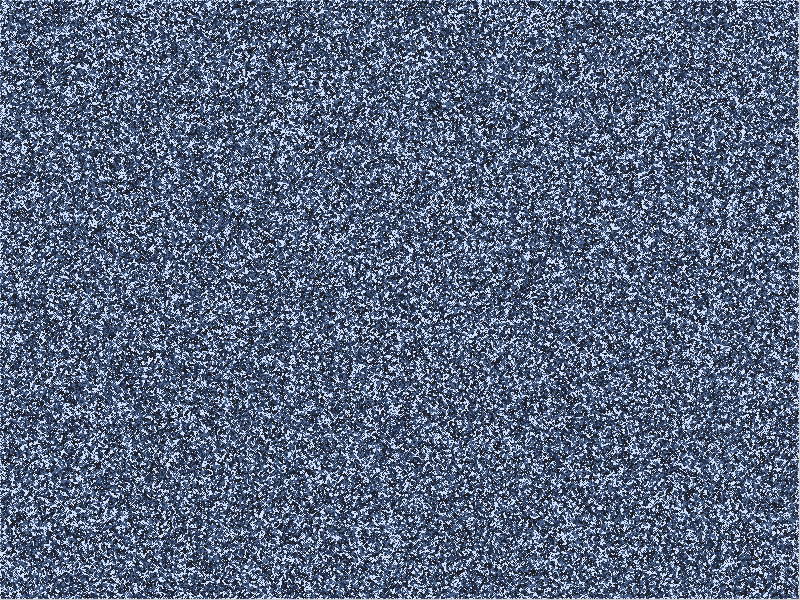
Frame 1 (no input)
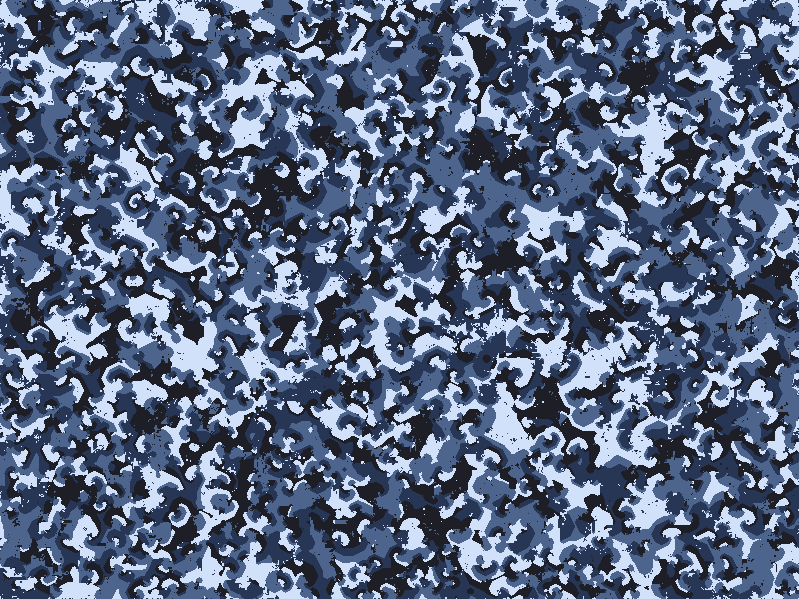
Frame 60 (the mouse pressed at the canvas centre just before this capture)
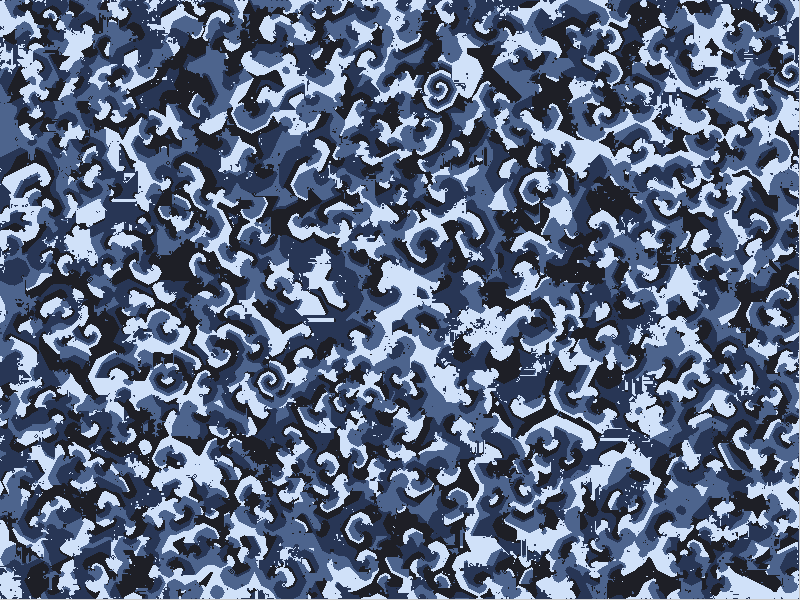
Frame 120 (the mouse held since frame 60 and released just before this capture)

The Processing sketch that drew these frames (run headless with seeded random() and noise(); from frame 60 on, the mouse is pressed at the canvas centre):

// Processing sketch: Cyclic
// ── Cyclic.pde


color[] STATES = {
  //#ffffff,
  #d0e1f9,
  #4d648d,
  #283655,
  #1e1f26
};

int THRESHOLD = 3;

int[][] board;


void setup() {
  size(800, 600);
  frameRate(25);
  
  board = new int[height][width];
  
  // set each pixel to random state
  for (int y = 0; y < height-1; y++) {
    for (int x = 0; x < width-1; x++) {
      board[y][x] = floor(random(STATES.length));
      set(x, y, STATES[board[y][x]]);
    }
  }
}


void draw() {
  int[][] next = new int[height][width];
  for (int y = 0; y < height-1; y++) {
    for (int x = 0; x < width-1; x++) {
      next[y][x] = nextState(x, y);
    }
  }
  
  for (int y = 0; y < height-1; y++) {
    for (int x = 0; x < width-1; x++) {
      board[y][x] = next[y][x];
      set(x, y, STATES[board[y][x]]);
    }
  }
}


int nextState(int x, int y) {
  int succ = (board[y][x] + 1) % STATES.length;
  int count = 0;
 
  for (int j = -1; j <= 1; j++) {
    int yn = (y + j + height) % height;
    for (int i = -1; i <= 1; i++) {
      int xn = (x + i + width) % width;
      
      if (board[yn][xn] == succ) { //<>//
        count++;
      }
    }
  }
  return (count >= THRESHOLD) ? succ : board[y][x];
}
